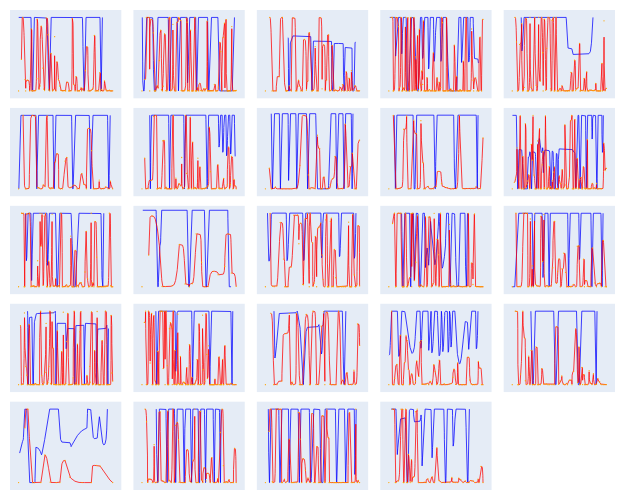

Notebook source saved alongside this figure:
### Code cell
fig = visualize_model(model, dataset, num_plots=24, device=device, exclude_context=False)
fig.show()
